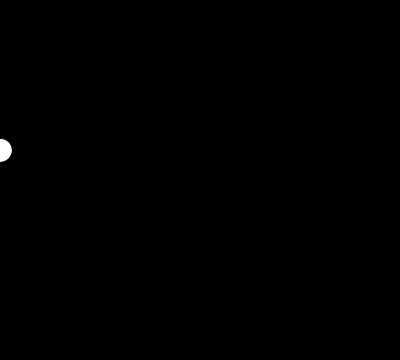
Frame 1 (no input)
Frame 60 (the mouse pressed at the canvas centre just before this capture): identical to frame 1, image omitted
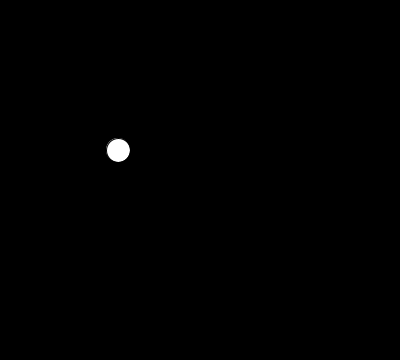
Frame 120 (the mouse held since frame 60 and released just before this capture)

The Processing sketch that drew these frames (run headless with seeded random() and noise(); from frame 60 on, the mouse is pressed at the canvas centre):

// Processing sketch: sketch_160729h
// ── sketch_160729h.pde
int x = 0;
boolean going = false;

void setup() {
  size(400, 360);
};

void draw() {
  background(0);
  fill(255);

  ellipse(x, 150, 24, 24);
  if (going) {
    x = x + 2;
  }
}

void mousePressed() {
  going = !going;
};
